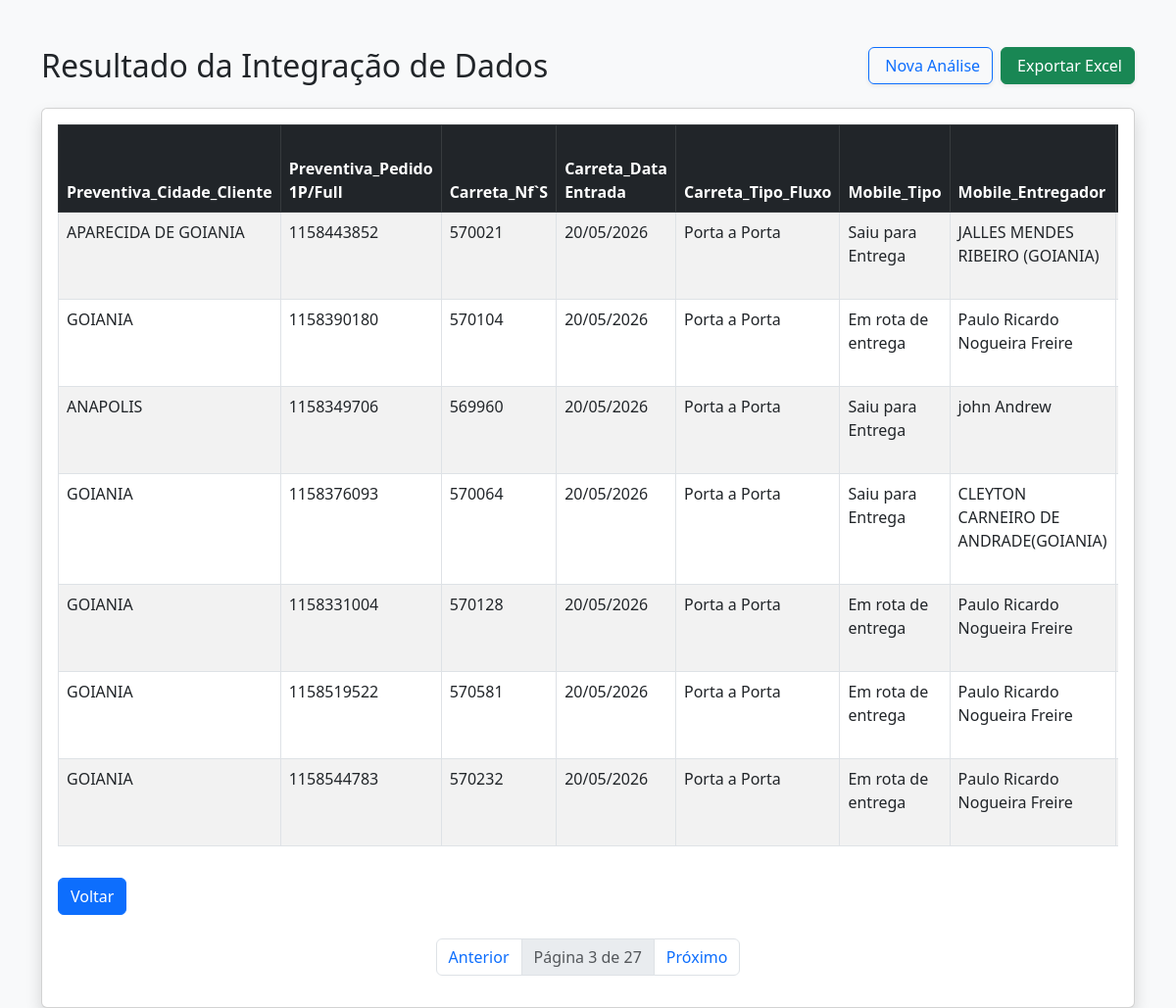
Page /analisar_dados?pagina=3 on the committed database.
### tables this page shows
CREATE TABLE "analise_resultado" (
"Preventiva_Cidade_Cliente" TEXT,
  "Preventiva_Pedido 1P/Full" TEXT,
  "Carreta_Nf`S" TEXT,
  "Carreta_Data Entrada" TEXT,
  "Carreta_Tipo_Fluxo" TEXT,
  "Mobile_Tipo" TEXT,
  "Mobile_Entregador" TEXT,
  "Esl_Última Ocorrência/Observações" TEXT,
  "Esl_Pessoa/Nome" TEXT,
  "Esl_Última Ocorrência/Data Ocorrência" TEXT,
  "Bipe_Prod_Status_Deposito" TEXT,
  "Bipe_Notas_Ocorrencia" TEXT,
  "Chave_nf-e" TEXT
);

### routes.py (the view)
@rotas.route('/analisar_dados')
def analisar_dados():
    pagina = request.args.get('pagina', 1, type=int) #procura na Url o paramentro chamado 'pagina', se não existir, use o valor padrao 1 e converta para inteiro
    processar = request.args.get('processar', 'false') == 'true' #.get retorna uma string 'false' e logo em seguida e feita uma comparação de string 'false' é igual 'true'? não, então retorna o boleano False
    if processar:
        diretorio_raiz = current_app.config['DIRETORIO_RAIZ']
        caminho_script = os.path.join(diretorio_raiz, 'analise.py') # Corrigido o nome
        enconding_padro = locale.getpreferredencoding(False)
        subprocess.run(['python', caminho_script], capture_output=True, text=True, encoding=enconding_padro)
    itens_por_pg = 7
    lista_dados, total_itens = buscar_dados_paginados(pagina, itens_por_pg)
    total_paginas = (total_itens + itens_por_pg - 1) // itens_por_pg
    dados_formatados = {
        "Excel": lista_dados,
        "pagina_atual": pagina,
        "total_paginas": total_paginas
    }
    return render_template('tabela_resultado.html', dados=dados_formatados)

### database.py (called while the page is built)
def buscar_dados_paginados(pagina, itens_por_pagina=10): #o valor 10 é um valor padrão caso vc não passe nada
    conn = sqlite3.connect(DB_PATH)
    offset = (pagina - 1) * itens_por_pagina
    query = f"SELECT * FROM analise_resultado LIMIT {itens_por_pagina} OFFSET {offset}"
    df = pd.read_sql(query, conn) #executa uma query e transforma o resultado em um dataframe
    total_registros = conn.execute("SELECT COUNT(*) FROM analise_resultado").fetchone()[0]
    conn.close()
    return df.to_dict(orient='records'), total_registros

### templates/tabela_resultado.html (shortened to what this page needs)
<!DOCTYPE html>
<html lang="pt-br">
<head>
    <link href="https://cdn.jsdelivr.net/npm/bootstrap@5.3.0/dist/css/bootstrap.min.css" rel="stylesheet">
</head>
<body class="bg-light">
    <div class="container mt-5">
        <div class="d-flex flex-wrap align-items-center justify-content-between gap-3 mb-4">
            <h2 class="mb-0">Resultado da Integração de Dados</h2>
            <div class="d-flex gap-2">
                <a href="{{ url_for('rotas.deletar_arquivos') }}"
                    class="btn btn-outline-primary shadow-sm">
                     Nova Análise
                </a>
                <a href="{{ url_for('rotas.baixar_relatorio') }}"
                    class="btn btn-success shadow-sm">
                     Exportar Excel
                </a>
            </div>
        </div>
        <div class="card shadow">
            <div class="card-body">
                <div class="table-responsive">
                    <table class="table table-striped table-hover table-bordered">
                        <thead class="table-dark">
                            <tr>
                                {% if dados.Excel | length > 0 %}
                                {% for coluna in dados.Excel[0].keys() %}
                                <th>{{ coluna }}</th>
                                {% endfor %}
                                {% else %}
                                <th>Sem dados</th>
                                {% endif %}
                            </tr>
                        </thead>
                        <tbody>
                            {% for linha in dados.Excel %}
                            <tr>
                                {% for valor in linha.values() %}
                                <td>{{ valor }}</td>
                                {% endfor %}
                            </tr>
                            {% endfor %}
                        </tbody>
                    </table>
                </div>
                <a href="{{url_for('rotas.deletar_arquivos')}}" class="btn btn-primary mt-3">Voltar</a>
                <nav class="mt-4">
                    <ul class="pagination justify-content-center">
                        <li class="page-item {{ 'disabled' if dados.pagina_atual == 1 }}">
                            <a class="page-link"
                                href="{{ url_for('rotas.analisar_dados', pagina=dados.pagina_atual - 1) }}">Anterior</a>
                        </li>
                        <li class="page-item disabled">
                            <span class="page-link">Página {{ dados.pagina_atual }} de {{ dados.total_paginas }}</span>
                        </li>
                        <li class="page-item {{ 'disabled' if dados.pagina_atual == dados.total_paginas }}">
                            <a class="page-link"
                                href="{{ url_for('rotas.analisar_dados', pagina=dados.pagina_atual + 1) }}">Próximo</a>
                        </li>
                    </ul>
                </nav>
            </div>
        </div>
    </div>
</body>
</html>

### rows in the picture
analise_resultado: Preventiva_Cidade_Cliente "APARECIDA DE GOIANIA", valor "1158443852", valor "570021", Carreta_Data Entrada "20/05/2026", Carreta_Tipo_Fluxo "Porta a Porta", Mobile_Tipo "Saiu para Entrega", Mobile_Entregador "JALLES MENDES RIBEIRO (GOIANIA)"
analise_resultado: Preventiva_Cidade_Cliente "GOIANIA", valor "1158390180", valor "570104", Carreta_Data Entrada "20/05/2026", Carreta_Tipo_Fluxo "Porta a Porta", Mobile_Tipo "Em rota de entrega", Mobile_Entregador "Paulo Ricardo Nogueira Freire"
analise_resultado: Preventiva_Cidade_Cliente "ANAPOLIS", valor "1158349706", valor "569960", Carreta_Data Entrada "20/05/2026", Carreta_Tipo_Fluxo "Porta a Porta", Mobile_Tipo "Saiu para Entrega", Mobile_Entregador "john Andrew"
analise_resultado: Preventiva_Cidade_Cliente "GOIANIA", valor "1158376093", valor "570064", Carreta_Data Entrada "20/05/2026", Carreta_Tipo_Fluxo "Porta a Porta", Mobile_Tipo "Saiu para Entrega", Mobile_Entregador "CLEYTON CARNEIRO DE ANDRADE(GOIANIA)"
analise_resultado: Preventiva_Cidade_Cliente "GOIANIA", valor "1158331004", valor "570128", Carreta_Data Entrada "20/05/2026", Carreta_Tipo_Fluxo "Porta a Porta", Mobile_Tipo "Em rota de entrega", Mobile_Entregador "Paulo Ricardo Nogueira Freire"
analise_resultado: Preventiva_Cidade_Cliente "GOIANIA", valor "1158519522", valor "570581", Carreta_Data Entrada "20/05/2026", Carreta_Tipo_Fluxo "Porta a Porta", Mobile_Tipo "Em rota de entrega", Mobile_Entregador "Paulo Ricardo Nogueira Freire"
analise_resultado: Preventiva_Cidade_Cliente "GOIANIA", valor "1158544783", valor "570232", Carreta_Data Entrada "20/05/2026", Carreta_Tipo_Fluxo "Porta a Porta", Mobile_Tipo "Em rota de entrega", Mobile_Entregador "Paulo Ricardo Nogueira Freire"

### other values in the picture
{{ coluna }} "Preventiva_Cidade_Cliente" "Preventiva_Pedido 1P/Full" "Carreta_Nf`S" "Carreta_Data Entrada" "Carreta_Tipo_Fluxo" "Mobile_Tipo" "Mobile_Entregador"
{{ dados.pagina_atual }} "3"
{{ dados.total_paginas }} "27"
